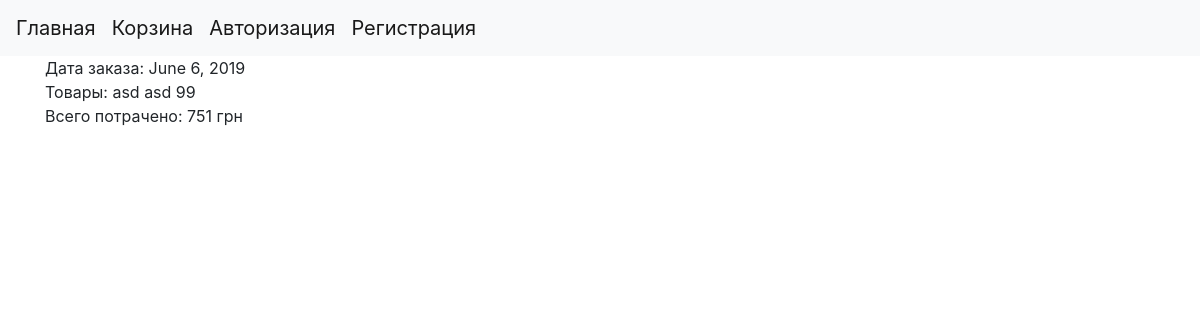
The app's page /order_detail/1 with its own data.
### djangoShop/models.py (models this page shows)
class Order(models.Model):
    name = models.CharField(max_length=150, default="")
    email = models.EmailField(default="dasd@ukr.net")
    city = models.CharField(max_length=100, default="")
    user = models.ForeignKey(User, on_delete=models.CASCADE, blank=True, default=1)
    total = models.PositiveIntegerField(default=0)
    products = models.TextField()
    pub_date = models.DateField(auto_now_add=True)

class Product(models.Model):
    category = models.ForeignKey(Category, on_delete=models.CASCADE)
    title = models.CharField(max_length=80)
    body = models.TextField()
    price = models.IntegerField()
    image = models.ImageField(storage=OverwriteStorage(), upload_to=generate_path, unique=True)
    def __str__(self):
        return str(self.pk)

### djangoShop/views.py (the view)
# urls.py: path('order_detail/<int:pk>', order_detail, name='order-detail-url'),
def order_detail(request, pk):
    order = Order.objects.get(pk=pk)
    objects = []
    products = order.products.replace("'", "").replace("[", '').replace("]", '').replace(" ", '').split(',')
    print(products)
    for i in products:
        if i:
            result = Product.objects.get(pk=i)
            objects.append(result)
    print(objects)
    full_price = get_full_price(objects)
    return render(request, 'djangoShop/order_detail.html',
                  context={"order": order, "products": objects,
                           'full_price': full_price})

### djangoShop/cart_save.py (called while the page is built)
def get_full_price(products):
    full_price = 0
    for product in products:
        full_price += product.price
    return full_price

### djangoShop/templates/djangoShop/order_detail.html
{% extends 'djangoShop/index.html'%}
{% block content %}
<div class="container">
  <div class="row">
    <div class="col-10">
        Дата заказа: {{order.pub_date}}<br>
        Товары:
        {% for product in products%}
            {{product.title}}
        {% endfor %}<br>
        Всего потрачено: {{full_price}} грн
</div>
{% endblock %}

### records on screen
Order: pub_date "June 6, 2019"
Product: title "asd"
Product: title "99"

### other values on screen
{{ full_price }} "751"
